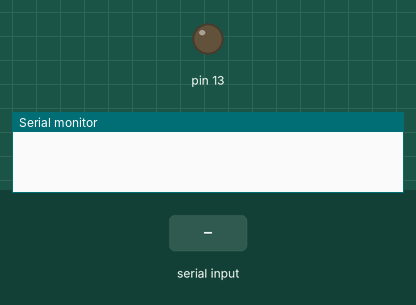
Simulated run of this sketch. Board: Arduino Uno, built with avr-gcc and run on an emulated ATmega328P. Parts: output pins drawn as LEDs (lit = HIGH), the last lines printed to the serial monitor. Inputs (shaded band) come from the test bench.

Above: at 1.2 s.
1.3 s: "a" received over Serial
At 2.3 s:
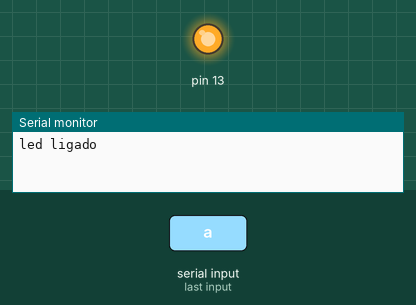
2.8 s: "b" received over Serial
At 3.5 s:
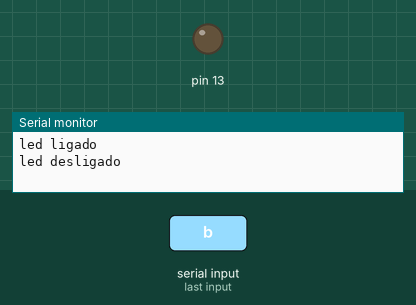
Timing chart, 0 to 5.8 s (numbered marks = the images above; inputs shaded):
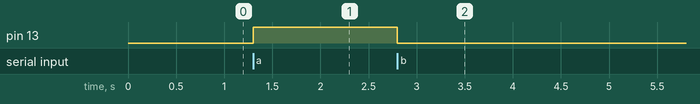

The sketch:

bleotho0t.ino
```cpp
char CONECT;

void setup()
{
  pinMode(13, OUTPUT);
  Serial.begin(9600);
}

void loop()
{
  if (Serial.available())

  {
    CONECT=(Serial.read());
    if (CONECT=='a')
    {
      digitalWrite(13, HIGH);
      Serial.println("led ligado");
    }
    else if (CONECT=='b')
    {
      digitalWrite(13, LOW);
      Serial.print("led desligado");
    }
  }
}
```

Measured:
- after the input at 1.3 s, pin 13: LOW → HIGH at once
- after the input at 2.8 s, pin 13: HIGH → LOW at once
